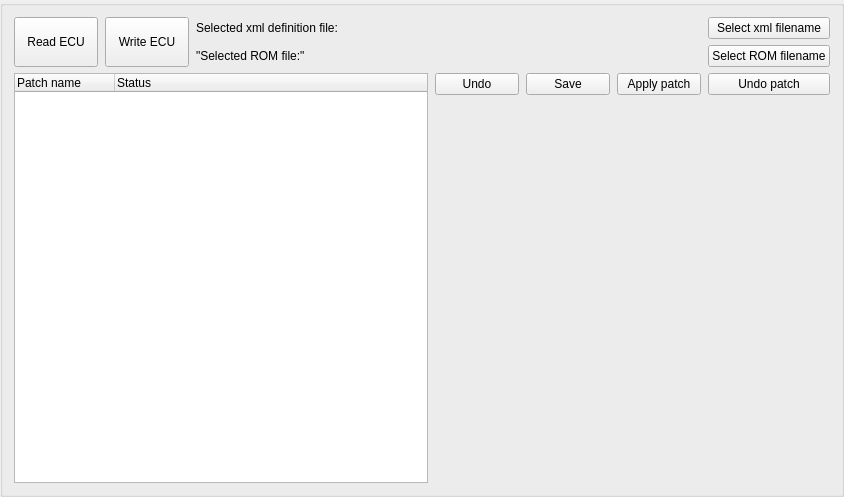
<?xml version="1.0" encoding="UTF-8"?>
<ui version="4.0">
 <class>Patcher</class>
 <widget class="QGroupBox" name="Patcher">
  <property name="geometry">
   <rect>
    <x>0</x>
    <y>0</y>
    <width>844</width>
    <height>497</height>
   </rect>
  </property>
  <property name="sizePolicy">
   <sizepolicy hsizetype="Preferred" vsizetype="Preferred">
    <horstretch>0</horstretch>
    <verstretch>0</verstretch>
   </sizepolicy>
  </property>
  <property name="windowTitle">
   <string>GroupBox</string>
  </property>
  <layout class="QGridLayout" name="gridLayout_2" rowstretch="0,0,0,0">
   <property name="horizontalSpacing">
    <number>7</number>
   </property>
   <item row="1" column="2">
    <widget class="QLabel" name="rom_label">
     <property name="text">
      <string>&quot;Selected ROM file:&quot;</string>
     </property>
    </widget>
   </item>
   <item row="1" column="7">
    <widget class="QPushButton" name="selROMpushButton">
     <property name="sizePolicy">
      <sizepolicy hsizetype="Minimum" vsizetype="Fixed">
       <horstretch>0</horstretch>
       <verstretch>0</verstretch>
      </sizepolicy>
     </property>
     <property name="text">
      <string>Select ROM filename</string>
     </property>
    </widget>
   </item>
   <item row="0" column="0" rowspan="2">
    <widget class="QPushButton" name="readECUpushButton">
     <property name="sizePolicy">
      <sizepolicy hsizetype="Minimum" vsizetype="Expanding">
       <horstretch>0</horstretch>
       <verstretch>0</verstretch>
      </sizepolicy>
     </property>
     <property name="text">
      <string>Read ECU</string>
     </property>
    </widget>
   </item>
   <item row="0" column="7">
    <widget class="QPushButton" name="selXMLpushButton">
     <property name="text">
      <string>Select xml filename</string>
     </property>
    </widget>
   </item>
   <item row="2" column="6">
    <widget class="QPushButton" name="Apply_pushButton">
     <property name="text">
      <string>Apply patch</string>
     </property>
    </widget>
   </item>
   <item row="2" column="4">
    <widget class="QPushButton" name="Undo_pushButton">
     <property name="sizePolicy">
      <sizepolicy hsizetype="Minimum" vsizetype="Fixed">
       <horstretch>0</horstretch>
       <verstretch>0</verstretch>
      </sizepolicy>
     </property>
     <property name="text">
      <string>Undo</string>
     </property>
    </widget>
   </item>
   <item row="0" column="2">
    <widget class="QLabel" name="xml_label">
     <property name="text">
      <string>Selected xml definition file:</string>
     </property>
    </widget>
   </item>
   <item row="0" column="1" rowspan="2">
    <widget class="QPushButton" name="writeECUpushButton">
     <property name="sizePolicy">
      <sizepolicy hsizetype="Minimum" vsizetype="Expanding">
       <horstretch>0</horstretch>
       <verstretch>0</verstretch>
      </sizepolicy>
     </property>
     <property name="text">
      <string>Write ECU</string>
     </property>
    </widget>
   </item>
   <item row="2" column="0" rowspan="2" colspan="4">
    <widget class="QTreeWidget" name="treeWidget">
     <property name="sizePolicy">
      <sizepolicy hsizetype="Minimum" vsizetype="Expanding">
       <horstretch>0</horstretch>
       <verstretch>0</verstretch>
      </sizepolicy>
     </property>
     <column>
      <property name="text">
       <string>Patch name</string>
      </property>
     </column>
     <column>
      <property name="text">
       <string>Status</string>
      </property>
     </column>
    </widget>
   </item>
   <item row="2" column="7">
    <widget class="QPushButton" name="Undo_patch_pushButton">
     <property name="text">
      <string>Undo patch</string>
     </property>
    </widget>
   </item>
   <item row="2" column="5">
    <widget class="QPushButton" name="Save_pushButton">
     <property name="text">
      <string>Save</string>
     </property>
    </widget>
   </item>
  </layout>
 </widget>
 <resources/>
 <connections>
  <connection>
   <sender>treeWidget</sender>
   <signal>itemClicked(QTreeWidgetItem*,int)</signal>
   <receiver>Patcher</receiver>
   <slot>itemClicked(QTreeWidgetItem*, int)</slot>
   <hints>
    <hint type="sourcelabel">
     <x>174</x>
     <y>249</y>
    </hint>
    <hint type="destinationlabel">
     <x>340</x>
     <y>248</y>
    </hint>
   </hints>
  </connection>
  <connection>
   <sender>selROMpushButton</sender>
   <signal>clicked()</signal>
   <receiver>Patcher</receiver>
   <slot>selectROMfilename()</slot>
   <hints>
    <hint type="sourcelabel">
     <x>787</x>
     <y>25</y>
    </hint>
    <hint type="destinationlabel">
     <x>421</x>
     <y>248</y>
    </hint>
   </hints>
  </connection>
  <connection>
   <sender>selXMLpushButton</sender>
   <signal>clicked()</signal>
   <receiver>Patcher</receiver>
   <slot>selectXMLfilename()</slot>
   <hints>
    <hint type="sourcelabel">
     <x>787</x>
     <y>25</y>
    </hint>
    <hint type="destinationlabel">
     <x>421</x>
     <y>248</y>
    </hint>
   </hints>
  </connection>
  <connection>
   <sender>Undo_pushButton</sender>
   <signal>clicked()</signal>
   <receiver>Patcher</receiver>
   <slot>Undo()</slot>
   <hints>
    <hint type="sourcelabel">
     <x>787</x>
     <y>25</y>
    </hint>
    <hint type="destinationlabel">
     <x>421</x>
     <y>248</y>
    </hint>
   </hints>
  </connection>
  <connection>
   <sender>Save_pushButton</sender>
   <signal>clicked()</signal>
   <receiver>Patcher</receiver>
   <slot>Save()</slot>
   <hints>
    <hint type="sourcelabel">
     <x>787</x>
     <y>25</y>
    </hint>
    <hint type="destinationlabel">
     <x>421</x>
     <y>248</y>
    </hint>
   </hints>
  </connection>
  <connection>
   <sender>Apply_pushButton</sender>
   <signal>clicked()</signal>
   <receiver>Patcher</receiver>
   <slot>Apply()</slot>
   <hints>
    <hint type="sourcelabel">
     <x>787</x>
     <y>25</y>
    </hint>
    <hint type="destinationlabel">
     <x>421</x>
     <y>248</y>
    </hint>
   </hints>
  </connection>
  <connection>
   <sender>Undo_patch_pushButton</sender>
   <signal>clicked()</signal>
   <receiver>Patcher</receiver>
   <slot>Undo_patch()</slot>
   <hints>
    <hint type="sourcelabel">
     <x>787</x>
     <y>25</y>
    </hint>
    <hint type="destinationlabel">
     <x>421</x>
     <y>248</y>
    </hint>
   </hints>
  </connection>
  <connection>
   <sender>writeECUpushButton</sender>
   <signal>clicked()</signal>
   <receiver>Patcher</receiver>
   <slot>_writeECU()</slot>
   <hints>
    <hint type="sourcelabel">
     <x>787</x>
     <y>25</y>
    </hint>
    <hint type="destinationlabel">
     <x>421</x>
     <y>248</y>
    </hint>
   </hints>
  </connection>
  <connection>
   <sender>readECUpushButton</sender>
   <signal>clicked()</signal>
   <receiver>Patcher</receiver>
   <slot>readECU()</slot>
   <hints>
    <hint type="sourcelabel">
     <x>787</x>
     <y>25</y>
    </hint>
    <hint type="destinationlabel">
     <x>421</x>
     <y>248</y>
    </hint>
   </hints>
  </connection>
 </connections>
 <slots>
  <slot>itemChecks(QTreeWidgetItem*, int)</slot>
 </slots>
</ui>
